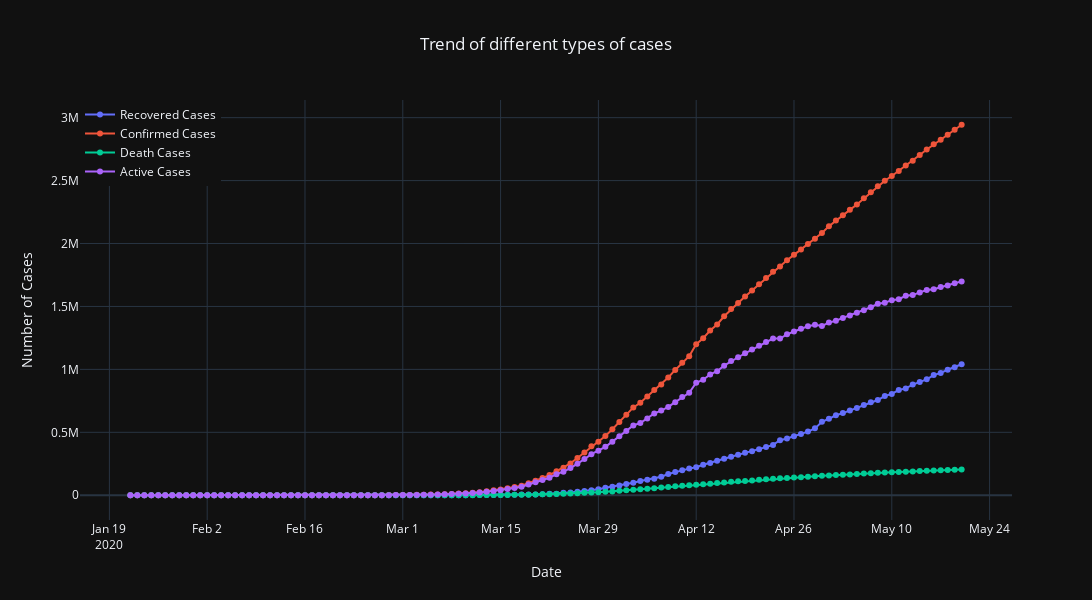

Notebook source saved alongside this figure:
### Markdown cell above
## Trend of Recovered, Confirmed, Death, and Active COVID-19 Cases

### Code cell
fig = go.Figure()

fig.add_trace(go.Scatter(x=data_by_date.index, y=data_by_date["Recovered"],
                         mode='lines+markers',
                         name='Recovered Cases'))
fig.add_trace(go.Scatter(x=data_by_date.index, y=data_by_date["Confirmed"],
                         mode='lines+markers',
                         name='Confirmed Cases'))
fig.add_trace(go.Scatter(x=data_by_date.index, y=data_by_date["Deaths"],
                         mode='lines+markers',
                         name='Death Cases'))
fig.add_trace(go.Scatter(x=data_by_date.index, y=data_by_date["Active"],
                         mode='lines+markers',
                         name='Active Cases'))

fig.update_layout(title="Trend of different types of cases", title_x=0.5, width=1700, height=600, legend=dict(x=0, y=1, traceorder="normal"))
fig.update_xaxes(title_text="Date")
fig.update_yaxes(title_text="Number of Cases")
# to export static image, use this:
# fig.write_image("location/image_name.png")

fig.show()
